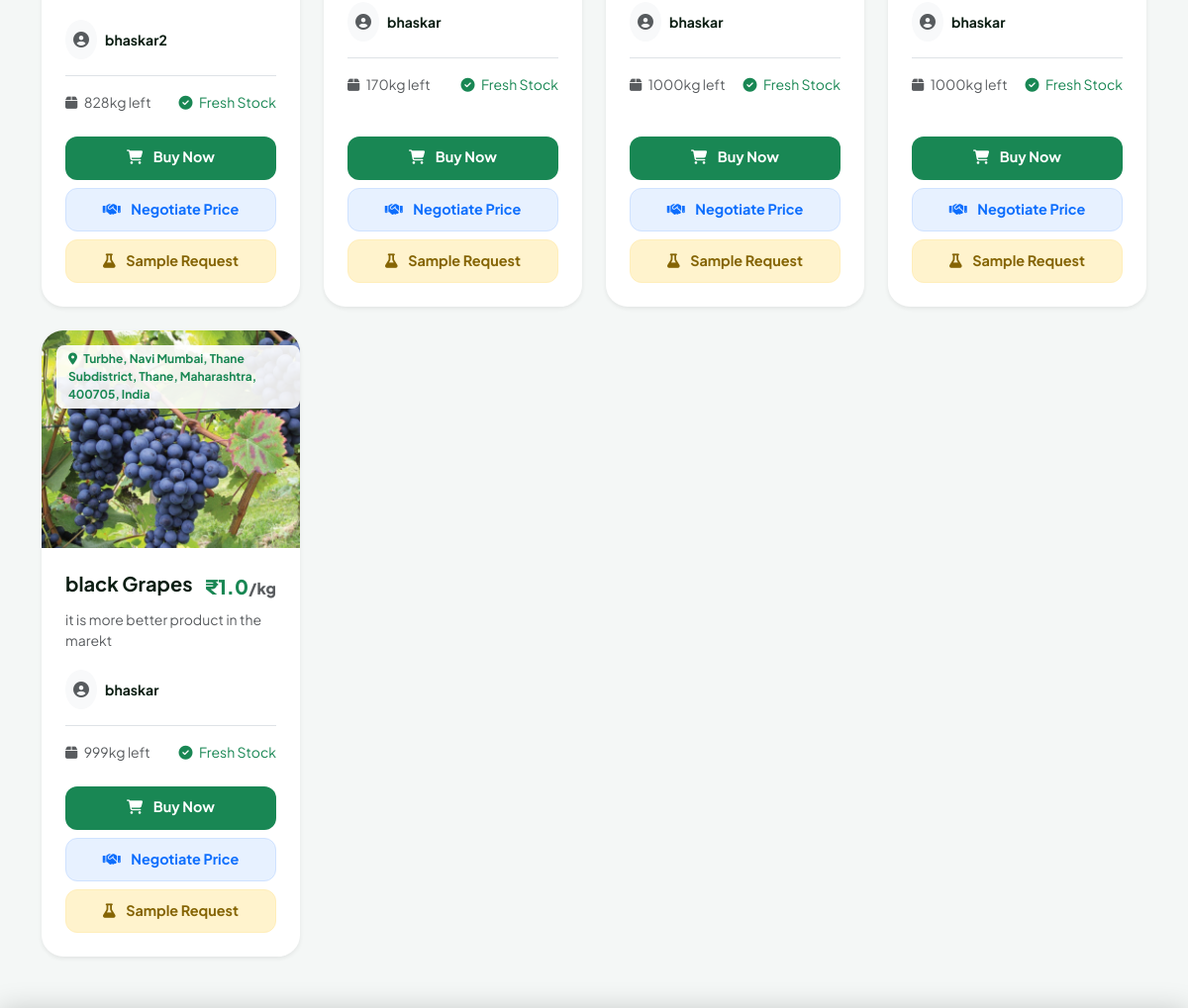
The page /browse_products/ (middle part) on the database as committed earlier.
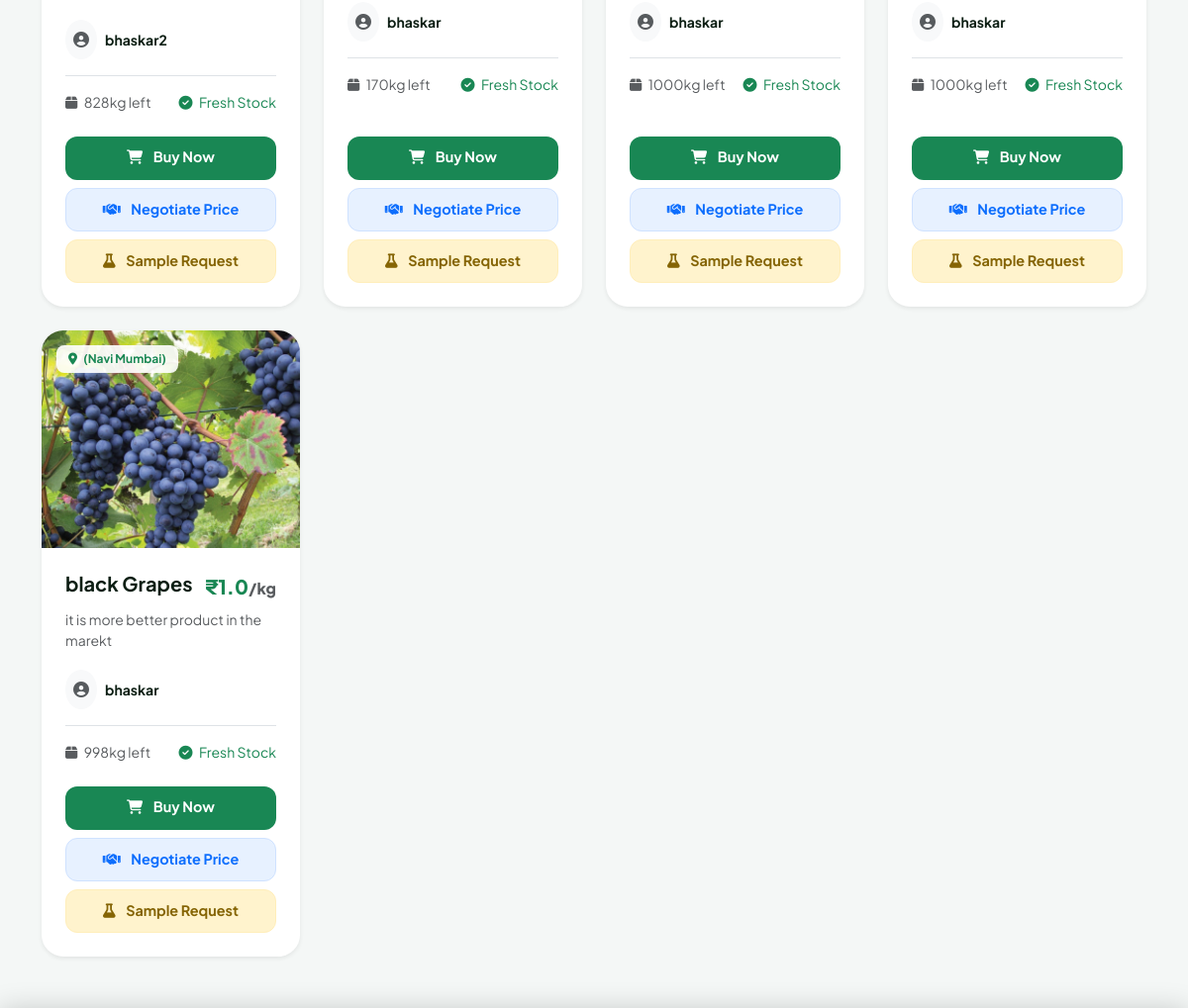
The same page on the database as committed later.
### projectapp/models.py (models this page shows, shortened)
class Product(models.Model):
    product = models.CharField(max_length=100)
    description = models.TextField()
    created_at = models.DateTimeField(default=timezone.now)
    price = models.FloatField()
    latitude = models.FloatField(null=True, blank=True)  # 🆕
    longitude = models.FloatField(null=True, blank=True)  # 🆕
    quantity = models.IntegerField()
    location = models.CharField(max_length=50)
    image = models.ImageField(upload_to='product_images/', blank=True, null=True)
    farmer = models.ForeignKey('Farmer', on_delete=models.CASCADE, related_name='products')

class Farmer(models.Model):
    name = models.CharField(max_length=100)
    email = models.EmailField()
    password = models.CharField(max_length=100)
    contact = models.CharField(max_length=20)
    address = models.TextField()
    gender = models.CharField(max_length=10)
    first_login = models.BooleanField(default=True)
    profile_image = models.ImageField(upload_to='profiles/', default='profiles/default.jpg')
    bank_account_number = models.CharField(max_length=20, blank=True, null=True)
    ifsc_code = models.CharField(max_length=15, blank=True, null=True)

### projectapp/views.py (the view)
# urls.py: path("browse_products/", views.browse_products, name="browse_products"),
def browse_products(request):
    q = request.GET.get('q', '')
    loc = request.GET.get('location', '')
    min_p = request.GET.get('min_price', '')
    max_p = request.GET.get('max_price', '')
    products = Product.objects.filter(quantity__gt=0)
    if q:
        products = products.filter(product__icontains=q)
    if loc:
        products = products.filter(location__icontains=loc)
    if min_p:
        products = products.filter(price__gte=min_p)
    if max_p:
        products = products.filter(price__lte=max_p)
    return render(request, "browse_products.html", {
        "products": products
    })

### projectapp/context_processors.py (called while the page is built)
def navbar_notifications(request):
    user_type = request.session.get('user_type')
    name = request.session.get('name')
    notes = []
    if user_type == "farmer" and name:
        notes = Notification.objects.filter(receiver_farmer__name=name, is_read=False).order_by('-timestamp')
    elif user_type == "retailer" and name:
        notes = Notification.objects.filter(receiver_retailer__name=name, is_read=False).order_by('-timestamp')
    elif user_type == "driver" and name:
        notes = Notification.objects.filter(receiver_driver__name=name, is_read=False).order_by('-timestamp')
    return {'navbar_notes': notes, 'user_type': user_type}

### projectapp/templates/browse_products.html (shortened to what this page needs)
{% extends 'master.html' %}
{% load static %}
{% block body %}
<link rel="stylesheet" href="https://cdnjs.cloudflare.com/ajax/libs/animate.css/4.1.1/animate.min.css"/>
<div class="container mt-4 mb-5">
    <div class="row row-cols-1 row-cols-md-2 row-cols-lg-4 g-4">
        {% for p in products %}
        <div class="col animate__animated animate__fadeInUp">
            <div class="product-grid-card shadow-sm">
                <div class="img-container">
                    <span class="badge-location"><i class="fas fa-map-marker-alt me-1"></i> {{ p.location }}</span>
                    <img src="{{ p.image.url }}" class="product-img" alt="{{ p.product }}">
                </div>
                <div class="card-body p-4">
                    <div class="d-flex justify-content-between align-items-start mb-2">
                        <h5 class="fw-bold m-0">{{ p.product }}</h5>
                        <div class="price-tag text-success">₹{{ p.price }}<small class="text-muted fs-6">/kg</small></div>
                    </div>
                    <p class="text-muted small mb-3" style="height: 45px; overflow: hidden;">
                        {{ p.description|truncatewords:15 }}
                    </p>
                    <div class="farmer-info d-flex align-items-center mb-3">
                        <div class="bg-light p-2 rounded-circle me-2">
                            <i class="fas fa-user-circle text-muted"></i>
                        </div>
                        <span class="small fw-bold">{{ p.farmer.name }}</span>
                    </div>
                    <div class="stock-info d-flex justify-content-between small text-muted border-top pt-3">
                        <span><i class="fas fa-box me-1"></i> {{ p.quantity }}kg left</span>
                        <span class="text-success"><i class="fas fa-check-circle me-1"></i> Fresh Stock</span>
                    </div>
                </div>
                <div class="p-4 pt-0 mt-auto">
                    <a href="{% url 'place_order' p.id %}" class="btn btn-grid-action btn-buy w-100">
                        <i class="fas fa-shopping-cart me-2"></i> Buy Now
                    </a>
                    <button type="button" class="btn btn-grid-action btn-negotiate w-100" data-bs-toggle="modal" data-bs-target="#negotiateModal{{ p.id }}">
                        <i class="fas fa-handshake me-2"></i> Negotiate Price
                    </button>
                    <a href="{% url 'request_sample' p.id %}" class="btn btn-grid-action btn-sample w-100">
                        <i class="fas fa-flask me-2"></i> Sample Request
                    </a>
                </div>
            </div>
        </div>
        {% empty %}
        <div class="col-12 text-center py-5">
            <i class="fas fa-search fa-4x text-muted opacity-25 mb-3"></i>
            <h4 class="text-muted">Oops! No products found matching your search.</h4>
            <a href="/browse_products/" class="btn btn-outline-success mt-3">Reset All Filters</a>
        </div>
        {% endfor %}
    </div>
</div>
{% endblock %}

Rows that differ between the two databases and show on the page:
changed Product "black Grapes": location "Turbhe, Navi Mumbai, Thane Subdistrict, Thane, Maharashtra, 400705, India" → "(Navi Mumbai)"; quantity "999" → "998"
